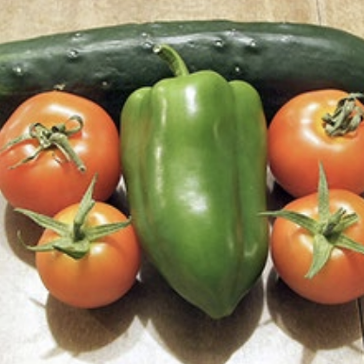
%> input picture img/pepper_tomato.png, 364 x 364 px
$ octave MAE_reconstruction_vit_large.m   (GNU Octave 9; MATLAB toolbox functions it lacks are replaced by stand-ins)
%> lines starting %> are read from the running program, lines starting %| are printed output that depends on the picture

%% Hyper Parameters
randomMaskingRatio = 0.0; % modify this to generate mask randomly


inputSize = [224 224 3];
numFeature = 1024;
mlpRatio = 4;
numFeatureMLPHidden = mlpRatio * numFeature;
patchSize = 16;
maxNumTokens = (inputSize(1) / patchSize) * (inputSize(2) / patchSize);
gridSize_h = inputSize(1) / patchSize;
gridSize_w = inputSize(2) / patchSize;
numLayers = 24;
numHeads = 16;

numLayersDecoder = 8;
numHeadsDecoder = 16;
numFeatureDecoder = 512;
numFeatureMLPHiddenDecoder = mlpRatio * numFeatureDecoder;

%% I/O -- Load image
% [5 lines of commented-out code are left out]
img = imread('./img/pepper_tomato.png');
%> img is the input picture: size 364x364x3 uint8; mean R, G, B 141.1, 124.8, 88.6
img = imresize(img, [224 224]); % Resize the image to fit the input layer
%> img: size 224x224x3 uint8
img = single(img) / 255;
%> img: size 224x224x3 single

%%% Normalize
imagenetMean = [0.485, 0.456, 0.406];
imagenetStd = [0.229, 0.224, 0.225];

%%%% normalize by ImageNet mean and std
% Initialize a container for the normalized image
normalizedImage = zeros(size(img));
for channel = 1:3
    % Extract one channel
    channelData = img(:,:,channel);

    % Normalize the current channel
    channelMean = imagenetMean(channel);
    channelStd = imagenetStd(channel);

    normalizedImage(:,:,channel) = (channelData - channelMean) / channelStd;
end
%> this loop made 3 passes
%> pass 1, `channelData = img(:,:,channel);`:
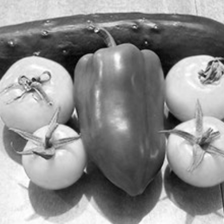
%> channelData: size 224x224 single; min 0.0118, max 1, mean 0.553
%> pass 2, `channelData = img(:,:,channel);`:
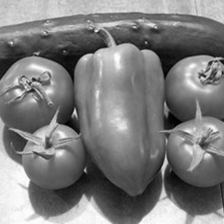
%> channelData: size 224x224 single; min 0, max 1, mean 0.489
%> pass 3, `channelData = img(:,:,channel);`:
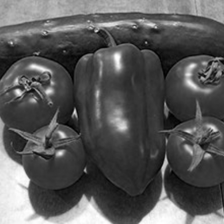
%> channelData: size 224x224 single; min 0, max 1, mean 0.347
%> after the loop:
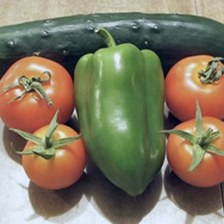
%> normalizedImage: size 224x224x3 double; mean R, G, B 0.298, 0.148, -0.261; drawn with min black and max white
%> (the run ends here)

$ run again, with img/fox.jpg saved as img/pepper_tomato.png
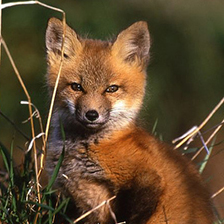
%> input picture img/fox.jpg, 224 x 224 px
%> img is the input picture: size 224x224x3 uint8; mean R, G, B 96.2, 74.4, 46.7
%> img: size 224x224x3 single
%> the loop `for channel = 1:3` made 3 passes
%> pass 1, `channelData = img(:,:,channel);`:
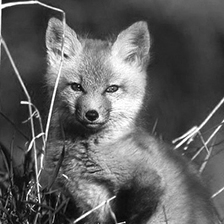
%> channelData: size 224x224 single; min 0, max 1, mean 0.377
%> pass 3, `channelData = img(:,:,channel);`:
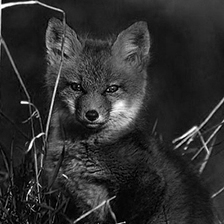
%> channelData: size 224x224 single; min 0, max 1, mean 0.183
